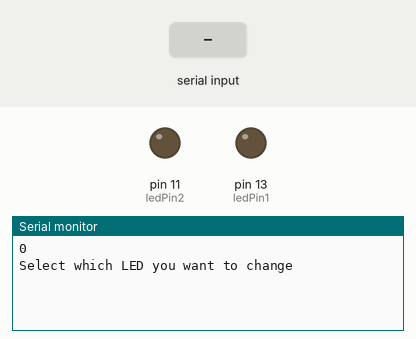
Recording of a sketch running on a simulated Arduino Uno, built with avr-gcc and run on an emulated ATmega328P. Shown: output pins drawn as LEDs (lit = HIGH), the last lines printed to the serial monitor. The inputs (shaded band) are chosen by the test bench.

Above: at 1.2 s.
1.3 s: "90,45\n" received over Serial
At 2.1 s:
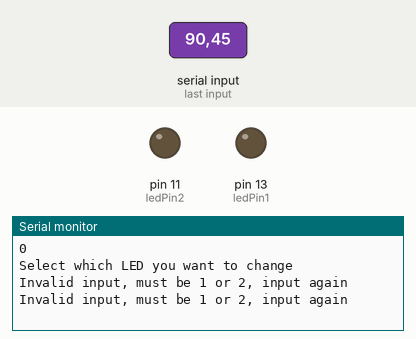
2.8 s: "1\n" received over Serial
At 4.0 s:
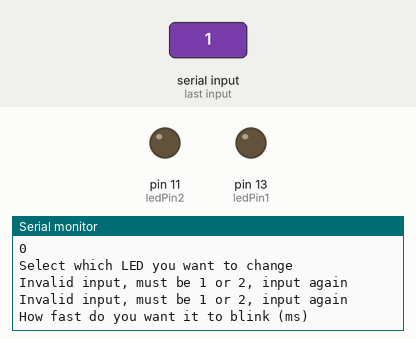

The sketch:

project1.ino
```cpp
// constants won't change. Used here to
// set pin numbers:
const int ledPin1 = 13;  // the number of the LED pin
const int ledPin2 = 11;

// Variables will change:
int ledState1 = LOW;  // ledState used to set the LED
int ledState2 = LOW;
long previousMillis1 = 0;  // will store last time LED was updated
long previousMillis2 = 0;

// the follow variables is a long because the time, measured in miliseconds,
// will quickly become a bigger number than can be stored in an int.
long interval1 = 1000;  // interval at which to blink (milliseconds)
long interval2 = 700;
bool userAsk = false;
bool userSpeed = false;
int ledSelect = -1;
int ledSpeed = 0;

bool skip = false;

unsigned long currentMillis1 = millis();
unsigned long currentMillis2 = millis();

int fn0() {
  Serial.print("\n");
  Serial.print(userAsk);
  Serial.print("\n");
  Serial.print("Select which LED you want to change\n");
  userAsk = true;
  delay(1);
  return 0;
}

int fn1() {
  ledSelect = Serial.parseInt();
  if (ledSelect == 1 || ledSelect == 2) {
    Serial.print("How fast do you want it to blink (ms)");
    userSpeed = true;
    delay(1);
  } else if (ledSelect != 10) {
    Serial.print("Invalid input, must be 1 or 2, input again\n");
    delay(1);
  }
  return 0;
}

int fn2() {
  ledSpeed = Serial.parseInt();
  if (ledSelect == 1 && ledSpeed > -1) {
    interval1 = ledSpeed;
    userSpeed = false;
    userAsk = false;
  } else if (ledSelect == 2 && ledSpeed > -1) {
    interval2 = ledSpeed;
    userSpeed = false;
    userAsk = false;
  }
  return 0;
}

int fn3() {
  // save the last time you blinked the LED
  previousMillis1 = currentMillis1;

  // if the LED is off turn it on and vice-versa:
  if (ledState1 == LOW)
    ledState1 = HIGH;
  else
    ledState1 = LOW;

  // set the LED with the ledState of the variable:
  digitalWrite(ledPin1, ledState1);
  return 0;
}

int fn4() {
  // save the last time you blinked the LED
  previousMillis2 = currentMillis2;

  // if the LED is off turn it on and vice-versa:
  if (ledState2 == LOW)
    ledState2 = HIGH;
  else
    ledState2 = LOW;

  // set the LED with the ledState of the variable:
  digitalWrite(ledPin2, ledState2);
  return 0;
}
int (*fnptr[5])() = {fn0,fn1,fn2,fn3,fn4};
/*
fnptr[0] = &fn0;
fnptr[1] = &fn1;
fnptr[2] = &fn2;
fnptr[3] = &fn3;
fnptr[4] = &fn4;
*/

void setup() {
  Serial.begin(9600);
  Serial.setTimeout(5000);
  // set the digital pin as output:
  pinMode(ledPin1, OUTPUT);
  pinMode(ledPin2, OUTPUT);
  currentMillis1 = millis();
  currentMillis2 = millis();
}


void loop() {

  // here is where you'd put code that needs to be running all the time.
  // check to see if it's time to blink the LED; that is, if the
  // difference between the current time and last time you blinked
  // the LED is bigger than the interval at which you want to
  // blink the LED.


  if (!userAsk) {
    fnptr[0]();
    /*
    Serial.print("\n");
    Serial.print(userAsk);
    Serial.print("\n");
    Serial.print("Select which LED you want to change\n");
    userAsk = true;
    delay(1);
    */
  }

  if (Serial.available() > 0 && !userSpeed) {
    fnptr[1]();
    /*
    ledSelect = Serial.parseInt();
    if(ledSelect==1 || ledSelect==2){
      Serial.print("How fast do you want it to blink (ms)");
      userSpeed = true;
      delay(1);
    }
    else if (ledSelect != 10){
      Serial.print("Invalid input, must be 1 or 2, input again\n");
      delay(1);
    }
    */
  }

  if (Serial.available() > 0 && userSpeed) {
    fnptr[2]();
    /*
    ledSpeed = Serial.parseInt();
    if(ledSelect==1 && ledSpeed>-1){
      interval1 = ledSpeed;
      userSpeed = false;
      userAsk = false;
    }
    else if(ledSelect==2 && ledSpeed>-1){
      interval2 = ledSpeed;
      userSpeed = false;
      userAsk = false;
    }

    ledSpeed = -1;
    */
  }


  if (currentMillis1 - previousMillis1 > interval1) {
    fnptr[3]();
    /*
    // save the last time you blinked the LED
    previousMillis1 = currentMillis1;

    // if the LED is off turn it on and vice-versa:
    if (ledState1 == LOW)
      ledState1 = HIGH;
    else
      ledState1 = LOW;

    // set the LED with the ledState of the variable:
    digitalWrite(ledPin1, ledState1);
    */
  }

  if (currentMillis2 - previousMillis2 > interval2) {
    fnptr[4]();
    /*
    // save the last time you blinked the LED
    previousMillis2 = currentMillis2;

    // if the LED is off turn it on and vice-versa:
    if (ledState2 == LOW)
      ledState2 = HIGH;
    else
      ledState2 = LOW;

    // set the LED with the ledState of the variable:
    digitalWrite(ledPin2, ledState2);
    */
  }
}
```

Measured:
- after the input at 1.3 s, the serial monitor: prints a new line at once (image 1)
- after the input at 2.8 s, the serial monitor: prints a new line at once (image 2)
